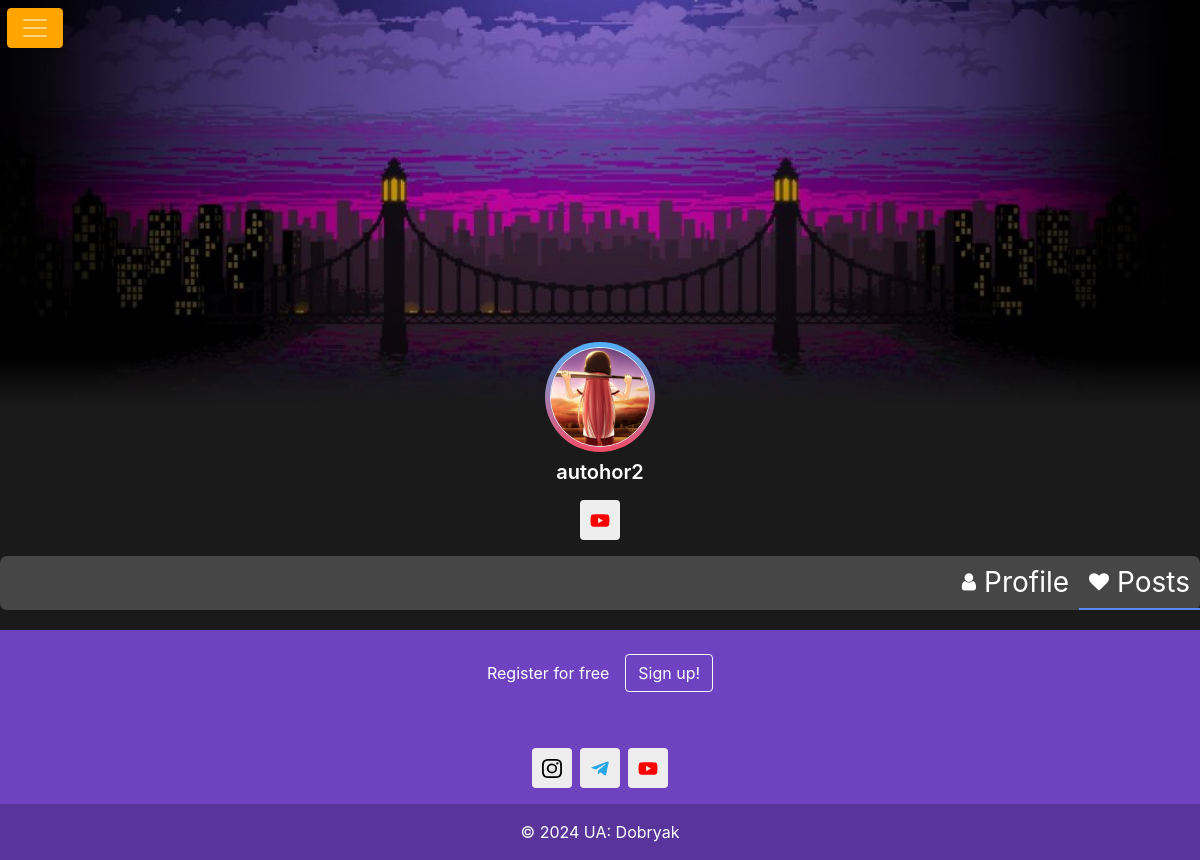
Screenshot of /posts_profile/autohor2 (signed in) with the database file from the repository.
### tables this page shows
CREATE TABLE user (
        id INTEGER PRIMARY KEY AUTOINCREMENT,
        name text NOT NULL,
        email text NOT NULL,
        login text NOT NULL,
        password text NOT NULL,
        avatar text DEFAULT NULL,
        header text DEFAULT NULL,
        instagram text DEFAULT NULL,
        telegram text DEFAULT NULL,
        facebook text DEFAULT NULL,
        tik_tok text DEFAULT NULL,
        vk DEFAULT NULL,
        youtube DEFAULT NULL
        );

### main.py (the view)
@app.route("/posts_profile/<username>")
def show_post(username):
    posts = dbase.getPost(username)
    users = dbase.getUserByLogin(username)
    instagram = users['instagram']
    telegram = users['telegram']
    facebook = users['facebook']
    tik_tok = users['tik_tok']
    vk = users['vk']
    youtube = users['youtube']
    print((instagram, telegram, facebook, tik_tok, vk, youtube))
    print(posts)
    return render_template('posts_profile.html',
                           is_admin=current_user.is_admin(),
                           name=users['name'],
                           posts=posts,
                           avatar=users['avatar'],
                           header=users['header'],
                           username=username,
                           current_user=current_user,
                           instagram=instagram,
                           telegram=telegram,
                           facebook=facebook,
                           tik_tok=tik_tok,
                           vk=vk,
                           youtube=youtube)

### fdb.py (called while the page is built, shortened)
    def getPost(self, login):
        try:
            self.__cur.execute("""
                        SELECT text, bigtext, photo_post FROM posts WHERE login = ?""", (login, ))
            rows = self.__cur.fetchall()
            posts = []
            print(posts)
            return posts
        except Exception as ex:
            print(ex)
        return []

    def getUser(self, user_id):
        try:
            self.__cur.execute(f"""
            SELECT * FROM user WHERE id = {user_id} LIMIT 1""")
            res = self.__cur.fetchone()
            if not res:
                print("Пользователь не найден")
                return False
            return res
        except Exception as ex:
            print(ex)
        return False

    def getUserByLogin(self, login):
        self.__cur.execute(f"SELECT * FROM user WHERE login = '{login}' LIMIT 1")
        res = self.__cur.fetchone()
        if not res:
            print("Пользователь не найден")
            return False
        return res

### main.py (called while the page is built)
@login_manager.user_loader
def load_user(user_id):
    print("load_user")
    return UserLogin().fromDB(user_id, dbase)

def connect():
    conn = sqlite3.connect(app.config['DATAB'])
    conn.row_factory = sqlite3.Row
    return conn

def get_db():
    if not hasattr(g, 'link_db'):
        g.link_db = connect()
    return g.link_db

@app.before_request
def before_request():
    global dbase
    db = get_db()
    dbase = FDatabase(db)

### userlogin.py (called while the page is built)
    def fromDB(self, user_id, db):
        self.__user = db.getUser(user_id)
        return self

    def is_admin(self):
        return True if session.get('admin_logged') else False

    def getLogin(self):
        return self.__user['login'] if self.__user else "Без login"

### templates/posts_profile.html (shortened to what this page needs)
{% extends 'base.html' %}
{% block profile%}
<link href="https://maxcdn.bootstrapcdn.com/font-awesome/4.3.0/css/font-awesome.min.css" rel="stylesheet">
<div class="content-container container">
  <div class="card-main overflow-hidden">
    <div class="card-body p-0">
{% if header %}
    <img src="{{ url_for('header', username=username, filename=header) }}" alt="" class="img-fluid">
{% else %}
    <img src="{{ url_for('static', filename='img/default_header.jpg') }}" alt="" class="img-fluid">
{% endif %}      <div class="row align-items-center">
        <div class="col-lg-4 order-lg-1 order-2">
        </div>
        <div class="col-lg-4 mt-n3 order-lg-2 order-1">
          <div class="mt-n5">
           <div class="d-flex align-items-center justify-content-center mb-2">
              <div class="linear-gradient d-flex align-items-center justify-content-center rounded-circle" style="width: 110px; height: 110px;">
                  <div class="border border-4 border-white d-flex align-items-center justify-content-center rounded-circle overflow-hidden" style="width: 100px; height: 100px;">
                    {% if avatar %}
                    <img src="{{ url_for('userava', username=username, filename=avatar) }}" alt="" class="w-100 h-100" style="object-fit: cover;">
                    {% else %}
                    <img src="{{ url_for('static', filename='img/default.jpg') }}" alt="" class="w-100 h-100" style="object-fit: cover;">
                    {% endif %}
                  </div>
              </div>
          </div>
            <div class="text-center">
              <h5 class="fs-5 mb-0 fw-semibold">{{ name }}</h5>
            </div>
          </div>
        </div>
      </div>
         <ul class="social-icons">
    {% if vk %}
        <li><a class="social-icon-youtube" href="{{ vk }}" title="VK" target="_blank" rel="noopener"></a></li>
    {% endif %}
</ul>
      <ul class="nav nav-pills user-profile-tab justify-content-end mt-2 bg-light-info rounded-2" id="pills-tab" role="tablist">
    <li class="nav-item" role="presentation">
<a class="nav-link position-relative rounded-0 {% if request.path == url_for('profile', username=username) %}active{% endif %} d-flex align-items-center justify-content-center bg-transparent fs-3 py-6" id="pills-profile-tab" href="{{ url_for('profile', username=username) }}" role="tab" aria-controls="pills-profile" aria-selected="true">
        <i class="fa fa-user me-2 fs-6" style="color: white;"></i>
        <span class="d-none d-md-block" style="color: white;">Profile</span>
    </a>
</li>
<li class="nav-item" role="presentation">
<a class="nav-link position-relative rounded-0 {% if request.path == url_for('show_post', username=username) %}active{% endif %} d-flex align-items-center justify-content-center bg-transparent fs-3 py-6" id="pills-followers-tab" href="{{ url_for('show_post', username=username) }}" role="tab" aria-controls="pills-followers" aria-selected="false" tabindex="-1">
        <i class="fa fa-heart me-2 fs-6" style="color: white;"></i>
        <span class="d-none d-md-block" style="color: white;">Posts</span>
    </a>
</li>
</ul>
    </div>
  </div>
  </div>
{% endblock %}

### static/css/main.css (style rules this page uses)
body { display: flex; flex-direction: column; min-height: 100vh; }

### templates/base.html (style rules this page uses)
.nav-link { font-size: 24px; }
.social-icons { display: flex; justify-content: center; list-style: none; margin-top: 1rem; margin-bottom: 1rem; padding-left: 0; }
.social-icons>li { margin-left: 0.25rem; margin-right: 0.25rem; }
.social-icons a { position: relative; background-color: #eee; display: block; -webkit-user-select: none; -moz-user-select: none; -ms-user-select: none; user-select: none; transition: background-color .3s ease-in-out; width: 2.5rem; height: 2.5rem; border-radius: .25rem; }
.social-icons a::before { content: ""; position: absolute; width: 1.2rem; height: 1.2rem; left: .65rem; top: .65rem; background: transparent no-repeat center center; background-size: 100% 100%; }

### templates/posts_profile.html (style rules this page uses)
body { background-color: #1a1a1a; color: #fff; }
.content-container { margin-top: -120px !important; }
.container { max-width: 3000px; margin: 0 auto; padding: 0; justify-content: center; }
body { padding-top:20px; }
.img-fluid { max-height: 700px; width: 100%; object-fit: cover; mask-image: linear-gradient(to bottom, rgba(255,255,255,1) 90%, rgba(255,255,255,0)); -webkit-mask-image: linear-gradient(to bottom, rgba(255,255,255,1) 90%, rgba(255,255,255,0)); }
.card-main { margin-bottom: 10px; }
.overflow-hidden { overflow: hidden!important; }
.p-0 { padding: 0!important; }
.mt-n5 { margin-top: -3rem!important; }
.linear-gradient { background-image: linear-gradient(#50b2fc,#f44c66); }
.rounded-circle { border-radius: 50%!important; }
.align-items-center { align-items: center!important; }
.justify-content-center { justify-content: center!important; }
.d-flex { display: flex!important; }
.rounded-2 { border-radius: 7px !important; }
.bg-light-info { --bs-bg-opacity: 1; background-color: rgba(70, 70, 70, 1)!important; }
.position-relative { position: relative!important; }
.border { border: 1px solid #ebf1f6 !important; }
.fs-6 { font-size: 1.25rem!important; }
.mb-2 { margin-bottom: 0.5rem!important; }
a { text-decoration: none; }
.user-profile-tab .nav-item .nav-link.active { color: #5d87ff; border-bottom: 2px solid #5d87ff; }
.nav-pills .nav-link { color: grey; }
.nav-pills .nav-link.active { color: white; }
.nav-pills .nav-link { background-color: grey; border-radius: 10px; padding: 5px 10px; }
.fw-semibold { font-weight: 600!important; }
img { image-rendering: auto; }
.social-icons { display: flex; justify-content: center; list-style: none; margin-top: 1rem; margin-bottom: 1rem; padding-left: 0; }
.social-icons li { margin-right: 5px; }
.social-icons>li { margin-left: 0.25rem; margin-right: 0.25rem; }
.social-icons a { position: relative; background-color: #eee; display: block; -webkit-user-select: none; -moz-user-select: none; -ms-user-select: none; user-select: none; transition: background-color .3s ease-in-out; width: 2.5rem; height: 2.5rem; border-radius: .25rem; }
.social-icons a::before { content: ""; position: absolute; width: 1.2rem; height: 1.2rem; left: .65rem; top: .65rem; background: transparent no-repeat center center; background-size: 100% 100%; }
.d-flex, .d-inline-flex, .media, .media>:not(.media-body), .jumbotron, .card { -ms-flex-negative: 1; flex-shrink: 1; }

### rows the page displays
user: header (picture), avatar (picture), name "autohor2"
